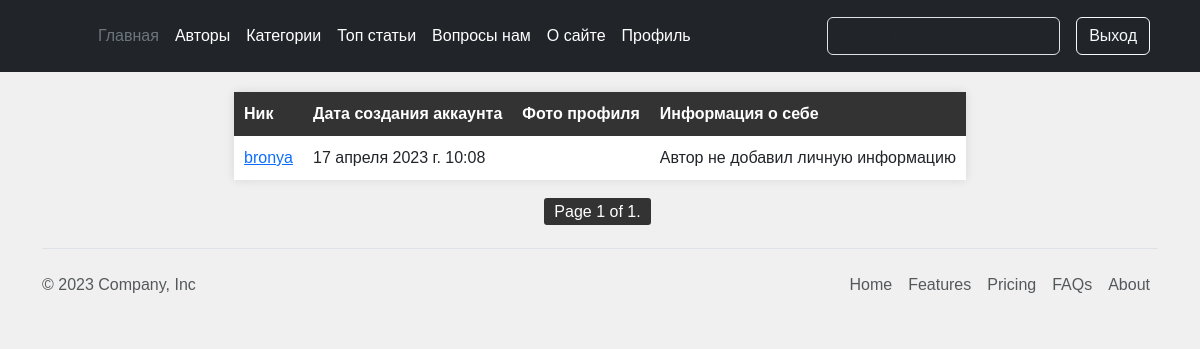
/authors/following/1 (signed in), run on an earlier commit of the app's database.
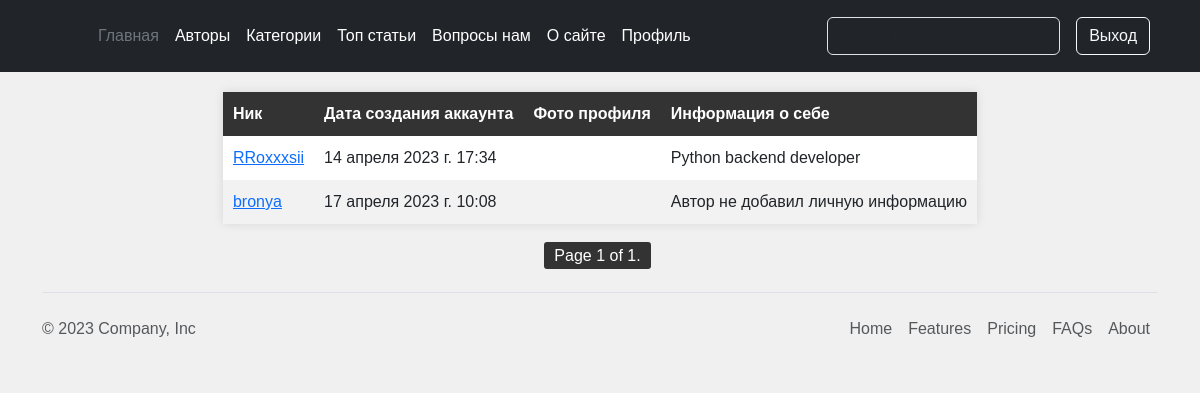
And on a later commit of the database.
### account/models.py (models this page shows, shortened)
class Author(AbstractBaseUser, PermissionsMixin):
    email = models.EmailField(_('почтовый адрес'), unique=True)
    user_name = models.CharField(max_length=150)
    mobile = models.CharField(max_length=20, blank=True)
    gender = models.ForeignKey(Gender, on_delete=models.SET_NULL, blank=True, null=True)
    profile_photo = models.ImageField(upload_to='photos/%Y/%m/%d/', help_text=_('Фото профиля'), blank=True)
    profile_information = models.TextField(help_text='Расскажите о себе', blank=True)
    country = models.ForeignKey(Country, on_delete=models.SET_NULL, blank=True, null=True)
    telegram_link = models.URLField(_('Телеграмм аккаунт'), blank=True)
    city = models.CharField(_('Где живете'), max_length=70, blank=True, null=True)
    following = models.ManyToManyField(
        "self", blank=True, related_name="followers", symmetrical=False
    )
    is_active = models.BooleanField(default=False)
    is_staff = models.BooleanField(default=False)
    created = models.DateTimeField(auto_now_add=True)
    updated = models.DateTimeField(auto_now=True)
    objects = CustomAccountManager()
    USERNAME_FIELD = 'email'
    REQUIRED_FIELDS = ['user_name']
    class Meta:
        verbose_name = _("Аккаунт")
        verbose_name_plural = _("Аккаунты")
        ordering = ('user_name',)
    def get_absolute_url(self):
        return reverse('authors:author_detail_view', kwargs={'pk': self.pk})

### authors/views.py (the view)
# urls.py: path('following/<int:pk>', views.AuthorFollowingListView.as_view(), name='following_list_view'),
class AuthorFollowingListView(AuthorFollowingFollowersListMixin, ListView):
    extra_context = {'header': 'Список подписок'}
    def get_queryset(self):
        user_obj = self.request.user
        queryset = user_obj.followers.all()
        return queryset

### authors/templates/authors/authors_list_view.html (shortened to what this page needs)
{% extends 'main/base.html' %}
{% load static %}
{% block content %}
<link rel="stylesheet" href="{% static 'main/css/authors_list_view.css' %}">
<link rel="stylesheet" href="{% static 'main/css/posts.css' %}">
	<table>
		<thead>
			<tr>
				<th>Ник</th>
				<th>Дата создания аккаунта</th>
				<th>Фото профиля</th>
				<th>Информация о себе</th>
			</tr>
		</thead>
		<tbody>
			{% for author in authors %}
			<tr>
				<td class="list_item"><a href="{{ author.get_absolute_url }}">{{ author.user_name }}</a></td>
				<td class="list_item">{{ author.created }}</td>
                {% if not author.profile_photo %}
                    <td class="list_item"></td>
                {% else %}
                    <td class="list_item"><img src="{{ author.profile_photo.url }}" alt="Фото профиля"></td>
                {% endif %}
                {% if author.profile_information  %}
                <td class="list_item">{{ author.profile_information|truncatewords:20 }}</td>
                {% else %}
                <td class="list_item">Автор не добавил личную информацию</td>
                {% endif %}
			</tr>
			{% endfor %}
		</tbody>
	</table>
{% include 'main/pagination.html' %}
{% endblock %}

What changed in the data, as far as the page shows it:
now on this page (row edited): Author: user_name "RRoxxxsii", created "14 апреля 2023 г. 17:34", profile_information "Python backend developer"
